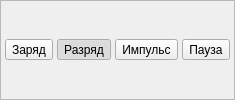
         <widget class="QFrame" name="stage_type_frame">
          <property name="sizePolicy">
           <sizepolicy hsizetype="Minimum" vsizetype="Maximum">
            <horstretch>0</horstretch>
            <verstretch>0</verstretch>
           </sizepolicy>
          </property>
          <property name="frameShape">
           <enum>QFrame::StyledPanel</enum>
          </property>
          <property name="frameShadow">
           <enum>QFrame::Raised</enum>
          </property>
          <layout class="QGridLayout" name="gridLayout">
           <property name="leftMargin">
            <number>4</number>
           </property>
           <property name="topMargin">
            <number>4</number>
           </property>
           <property name="rightMargin">
            <number>4</number>
           </property>
           <property name="bottomMargin">
            <number>4</number>
           </property>
           <property name="spacing">
            <number>4</number>
           </property>
           <item row="0" column="0">
            <widget class="QToolButton" name="tbCharge">
             <property name="sizePolicy">
              <sizepolicy hsizetype="Fixed" vsizetype="Fixed">
               <horstretch>0</horstretch>
               <verstretch>0</verstretch>
              </sizepolicy>
             </property>
             <property name="toolTip">
              <string>Добавить этап</string>
             </property>
             <property name="statusTip">
              <string>Добавить этап</string>
             </property>
             <property name="text">
              <string>Заряд</string>
             </property>
             <property name="icon">
              <iconset resource="zrm_data.qrc">
               <normaloff>:/data/icons/charge.png</normaloff>:/data/icons/charge.png</iconset>
             </property>
             <property name="iconSize">
              <size>
               <width>48</width>
               <height>48</height>
              </size>
             </property>
             <property name="checkable">
              <bool>true</bool>
             </property>
             <property name="autoExclusive">
              <bool>true</bool>
             </property>
             <property name="toolButtonStyle">
              <enum>Qt::ToolButtonTextBesideIcon</enum>
             </property>
            </widget>
           </item>
           <item row="0" column="1">
            <widget class="QToolButton" name="tbDischarge">
             <property name="sizePolicy">
              <sizepolicy hsizetype="Fixed" vsizetype="Fixed">
               <horstretch>0</horstretch>
               <verstretch>0</verstretch>
              </sizepolicy>
             </property>
             <property name="toolTip">
              <string>Добавить этап</string>
             </property>
             <property name="statusTip">
              <string>Добавить этап</string>
             </property>
             <property name="text">
              <string>Разряд</string>
             </property>
             <property name="icon">
              <iconset resource="zrm_data.qrc">
               <normaloff>:/data/icons/discharge.png</normaloff>:/data/icons/discharge.png</iconset>
             </property>
             <property name="iconSize">
              <size>
               <width>48</width>
               <height>48</height>
              </size>
             </property>
             <property name="checkable">
              <bool>true</bool>
             </property>
             <property name="checked">
              <bool>true</bool>
             </property>
             <property name="autoExclusive">
              <bool>true</bool>
             </property>
             <property name="toolButtonStyle">
              <enum>Qt::ToolButtonTextBesideIcon</enum>
             </property>
            </widget>
           </item>
           <item row="0" column="2">
            <widget class="QToolButton" name="tbImpulse">
             <property name="sizePolicy">
              <sizepolicy hsizetype="Fixed" vsizetype="Fixed">
               <horstretch>0</horstretch>
               <verstretch>0</verstretch>
              </sizepolicy>
             </property>
             <property name="toolTip">
              <string>Добавить этап</string>
             </property>
             <property name="statusTip">
              <string>Добавить этап</string>
             </property>
             <property name="text">
              <string>Импульс</string>
             </property>
             <property name="icon">
              <iconset resource="zrm_data.qrc">
               <normaloff>:/data/icons/impulse.png</normaloff>:/data/icons/impulse.png</iconset>
             </property>
             <property name="iconSize">
              <size>
               <width>48</width>
               <height>48</height>
              </size>
             </property>
             <property name="checkable">
              <bool>true</bool>
             </property>
             <property name="checked">
              <bool>false</bool>
             </property>
             <property name="autoRepeat">
              <bool>false</bool>
             </property>
             <property name="autoExclusive">
              <bool>true</bool>
             </property>
             <property name="toolButtonStyle">
              <enum>Qt::ToolButtonTextBesideIcon</enum>
             </property>
            </widget>
           </item>
           <item row="0" column="3">
            <widget class="QToolButton" name="tbPause">
             <property name="sizePolicy">
              <sizepolicy hsizetype="Fixed" vsizetype="Fixed">
               <horstretch>0</horstretch>
               <verstretch>0</verstretch>
              </sizepolicy>
             </property>
             <property name="toolTip">
              <string>Добавить этап</string>
             </property>
             <property name="statusTip">
              <string>Добавить этап</string>
             </property>
             <property name="text">
              <string>Пауза</string>
             </property>
             <property name="icon">
              <iconset resource="zrm_data.qrc">
               <normaloff>:/data/icons/pause-1.png</normaloff>:/data/icons/pause-1.png</iconset>
             </property>
             <property name="iconSize">
              <size>
               <width>48</width>
               <height>48</height>
              </size>
             </property>
             <property name="checkable">
              <bool>true</bool>
             </property>
             <property name="autoExclusive">
              <bool>true</bool>
             </property>
             <property name="toolButtonStyle">
              <enum>Qt::ToolButtonTextBesideIcon</enum>
             </property>
            </widget>
           </item>
          </layout>
         </widget>
